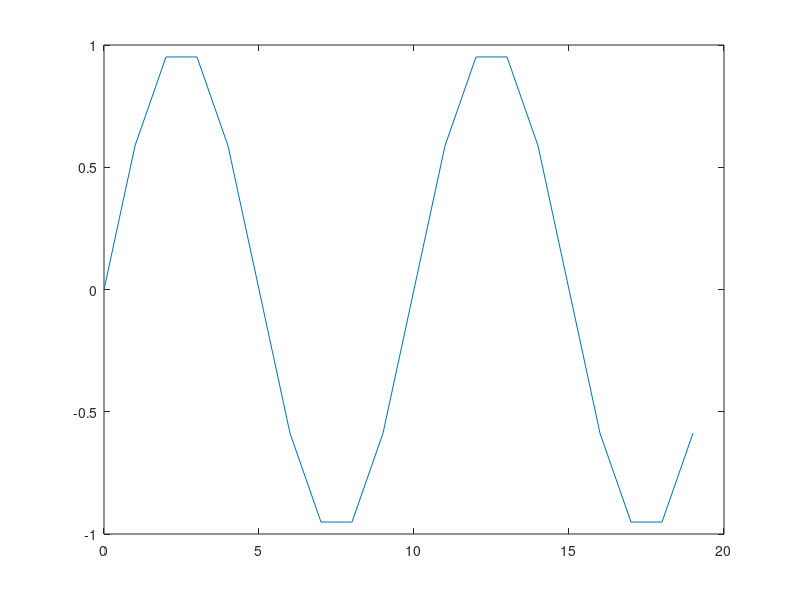
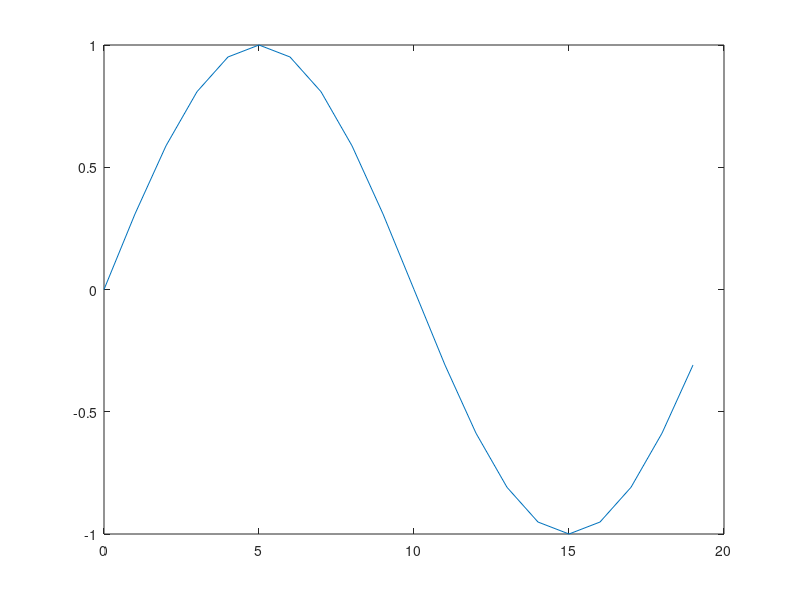
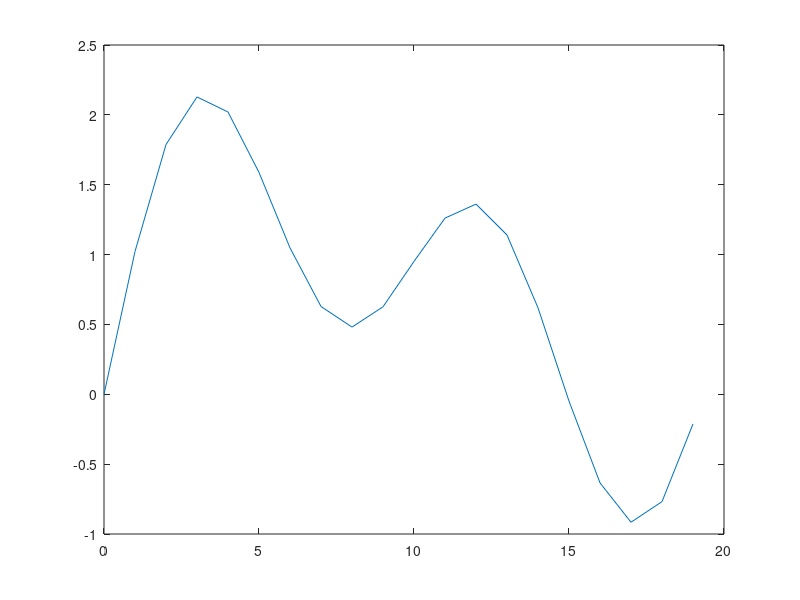
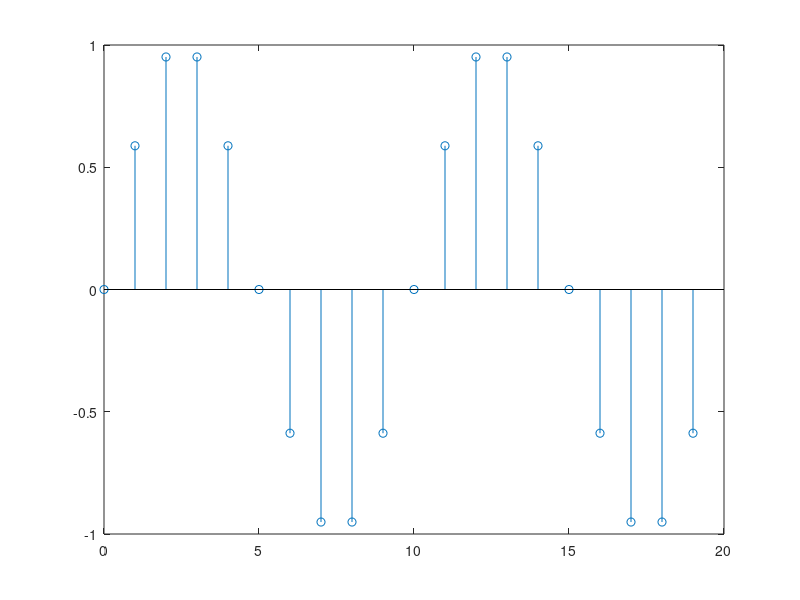

Recreate these plots in MATLAB, in order.
% 1. Genere las siguientes secuencias para un largo de M=20
% x1
% (n) = sin(2? 0.1 n);
% x2
% (n) = sin(2? 0.05 n);
% x3
% (n) = sin(2? 0.02 n);
% x4
% (n) = x1
% (n) + x2
% (n) + x3
% (n)
% 2. Grafique todos los casos anteriores usando plot() y stem()


n=0:19;

x=sin(2*pi*0.1*n);
y=sin(2*pi*0.05*n);
z=sin(2*pi*0.02*n);
a=x+y+z;

figure
plot(n,x);

figure
plot(n,y);

figure
plot(n,a);

figure
stem(n,x);

figure
stem(n,y);

figure
stem(n,z);

figure
stem(n,a);